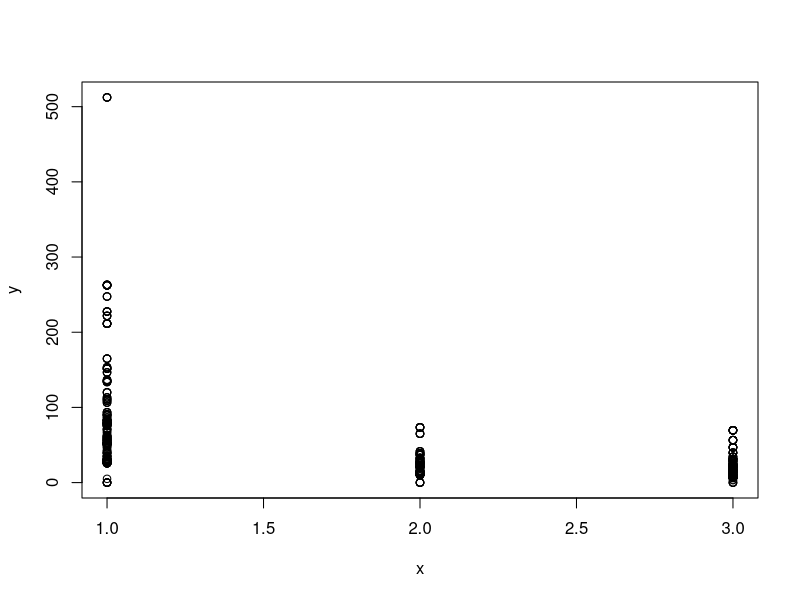

This figure's R source:
Fig <- function(x, y, pred.x=NULL, pred.y=NULL, fname="Rplots.png") {
  png(fname)
  plot(x, y)
  if (is.null(pred.x) && is.null(pred.y)) {
    par(new=T)
    lines(pred.x, pred.y, col="red")
  }
  dev.off()
}


df <- read.csv("./data.csv")

colSums(is.na(df))

model1 <- lm(Fare ~ Pclass, data=df)
pred1 <- predict(model1)

pred1

# 欠けてないやつを使う
#Fig(df$PassengerId, df$Fare, fname="PassengerId.png")
Fig(df$Pclass, df$Fare, df$Pclass, pred1, fname="Pclass.png")
#Fig(df$Sex, df$Fare, fname="Sex.png")
#Fig(df$SibSp, df$Fare, fname="SibSp.png")
#Fig(df$Parch, df$Fare, fname="Parch.png")


# head(df)
